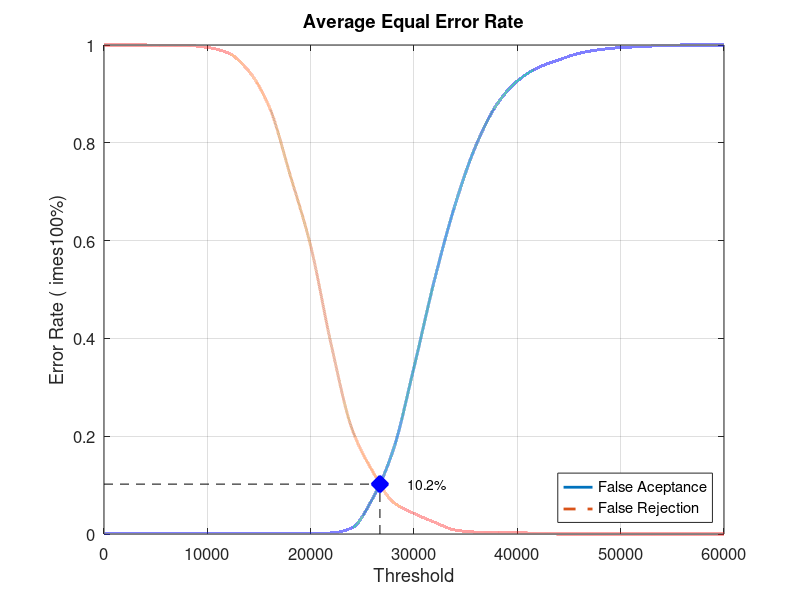
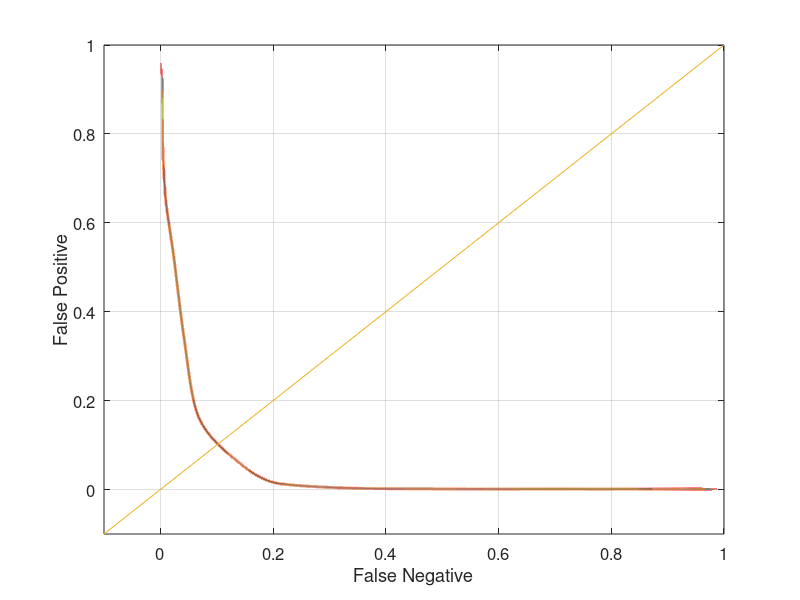

Write MATLAB code to recreate these figures, in order.
close all;
clear;
clc;
x = 0:2000:60000;
xq = 0:0.5:60000;

y0 = [0 0.00105263 0.00105263 0.00105263 0.00105263 0.00105263 0.00105263 0.00105263 0.00105263 0.00105263 0.00105263 0.00210526 0.0126316 0.0726316 0.172632 0.341053 0.521053 0.674737 0.794737 0.877895 0.926316 0.953684 0.969474 0.983158 0.990526 0.994737 0.996842 0.998947 1 1 1]
yy0 = interp1(x, y0, xq, 'pchip');
y1 = [1 1 1 0.999 0.999 0.995 0.984 0.947 0.873 0.735 0.589 0.386 0.215 0.128 0.065 0.042 0.024 0.008 0.004 0.004 0.003 0.001 0 0 0 0 0 0 0 0 0]
yy1 = interp1(x, y1, xq, 'pchip');

% Calculating EER: 
y2 = abs(y0 - y1);
find(y2 == min(y2))
yy2 = abs(yy0 - yy1);
xEER = find(yy2 == min(yy2));
xEERIndex = xq(xEER) % X-axis EER
yEER = yy0(xEER) % Y-axis EER

main = figure
plot(xq, yy0,'-','LineWidth', 2);	hold on
plot(xq, yy1,'--','LineWidth', 2);	hold on
plot([xEERIndex xEERIndex], [0 yEER], 'k--');	hold on
plot([0 xEERIndex], [yEER yEER], 'k--');	hold on
plot(xEERIndex, yEER, 'bx', 'LineWidth', 10);	hold on
text(xEERIndex + 10 * xEERIndex / 100, yEER, [num2str(round((10000 * yEER)) / 100) '%'])
legend('False Aceptance', 'False Rejection', 'Location', 'SouthEast')
xlabel('Threshold')
ylabel('Error Rate (	imes100%)')
title('Average Equal Error Rate')
set(gca, 'FontSize', 12)
axis([0 60000 0 1])
grid on

print(main, 'Database4AverageMain', '-dpng');
FNRxFPR = figure('Color', [1 1 1]);
plot(yy1, yy0, '-', yy1, yy0, 'LineWidth', 2);
hold on
y = -0.1:0.1:1
plot(y, y); 
set(gca, 'FontSize', 12)
xlabel('False Negative')
ylabel('False Positive')
axis([-0.1 1 -0.1 1])
set(gca, 'FontSize', 12)
grid on

print(FNRxFPR, 'Database4AverageFNRxFPR','-dpng');
